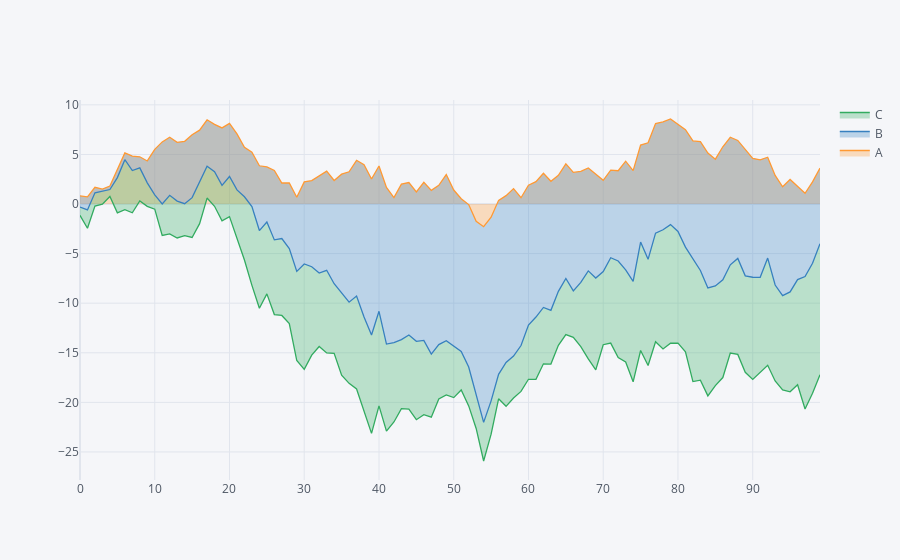

Write notebook code for a chart like this one.
### Code cell
df.iplot(kind='area', fill=True)
